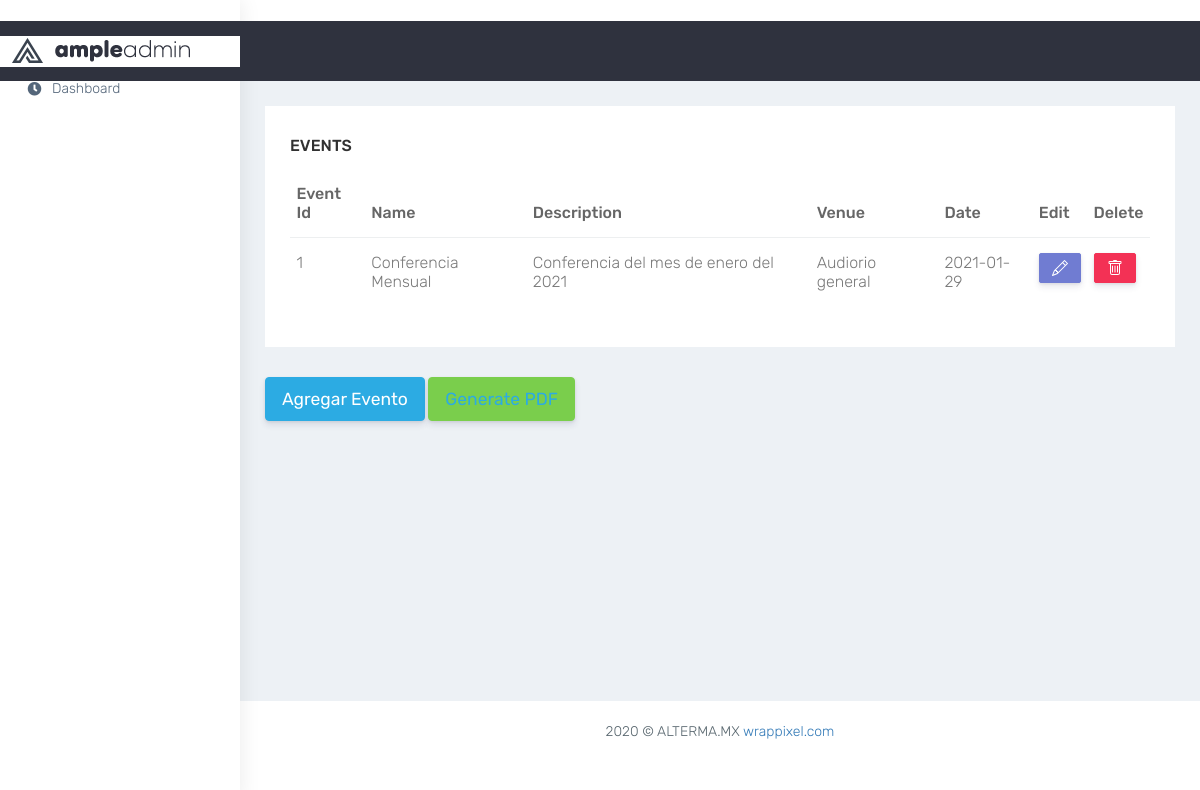
The app's page /Core.php?c=evento, older data.
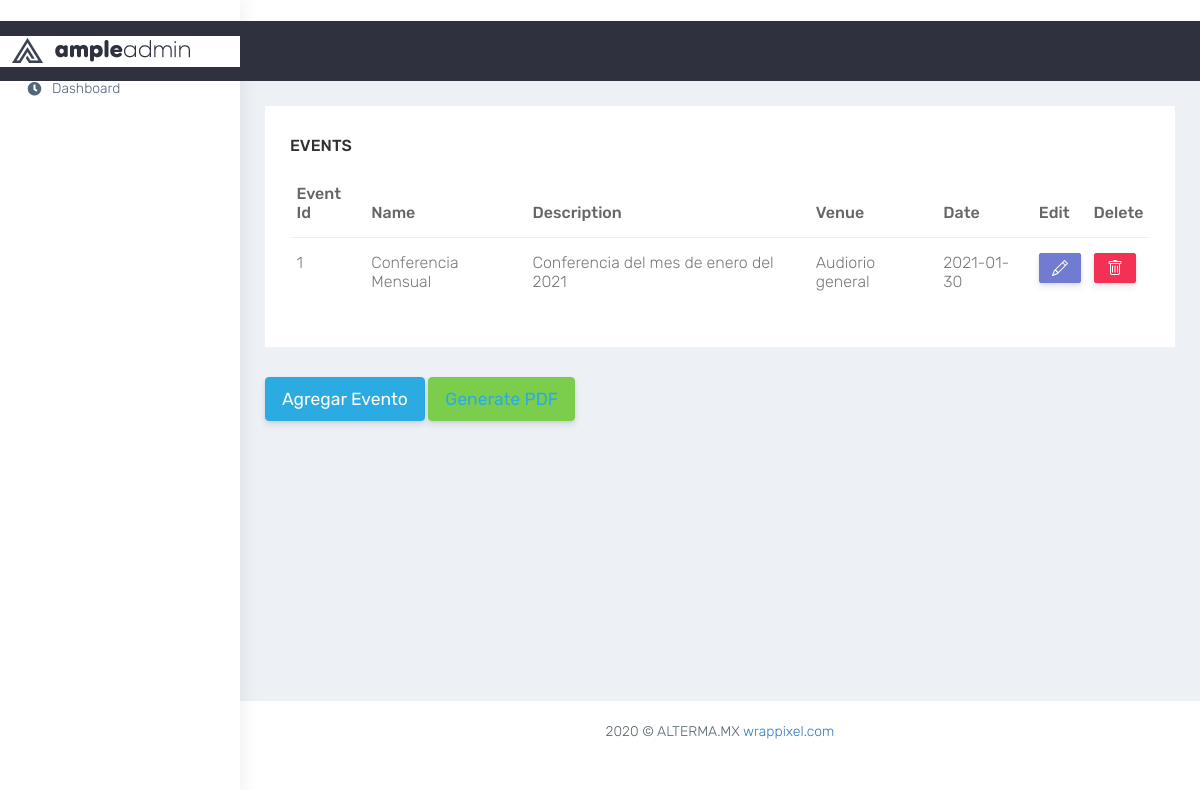
The same page, newer data.
### tables this page shows
CREATE TABLE `event` (
  `event_id` int NOT NULL,
  `name` varchar(255) NOT NULL,
  `description` varchar(255) NOT NULL,
  `venue` varchar(255) NOT NULL,
  `date` date NOT NULL
);

### controllers/ControladorEvento.php (called while the page is built, shortened)
<?php
require_once('./models/modeloEvento.php');
class ControladorEvento
{
    public function __CONSTRUCT()
    {
        $this->modelo = new modeloEvento();
    }
    public function Index()
    {
        require_once './admin/views/events.php';
    }
}

### models/Database.php (called while the page is built)
<?php
class Database
{
    public static function StartUp()
    {
        $pdo = new PDO('mysql:host=127.0.0.1;dbname=altermamx;charset=utf8', 'root', 'jorge020569');
        $pdo->setAttribute(PDO::ATTR_ERRMODE, PDO::ERRMODE_EXCEPTION);
        return $pdo;
    }
}

### models/modeloEvento.php (called while the page is built, shortened)
<?php
class modeloEvento
{
    private $pdo;
    public function __CONSTRUCT()
    {
        try {
            $this->pdo = Database::StartUp();
        } catch (Exception $e) {
            die($e->getMessage());
        }
    }
    public function Listar()
    {
        try {
            $sql = "SELECT * from event";
            $stm = $this->pdo->prepare($sql);
            $stm->execute();
            return $stm->fetchAll(PDO::FETCH_OBJ);
        } catch (Exception $e) {
            die($e->getMessage());
        }
    }
}

### admin/views/events.php (the view, shortened to what the changed rows need)
<<!DOCTYPE html>
    <html dir="ltr" lang="en">
    <head>
        <link href="/altermamx/admin/css/style.min.css" rel="stylesheet" />
    </head>
    <body>
        <div id="main-wrapper" data-layout="vertical" data-navbarbg="skin5" data-sidebartype="full"
            data-sidebar-position="absolute" data-header-position="absolute" data-boxed-layout="full">
            <div class="page-wrapper">
                <div class="container-fluid">
                    <div class="row">
                        <div class="col-sm-12">
                            <div class="white-box">
                                <div class="table-responsive">
                                    <table class="table">
                                        <thead>
                                            <tr>
                                                <th class="border-top-0">Event Id</th>
                                                <th class="border-top-0">Name</th>
                                                <th class="border-top-0">Description</th>
                                                <th class="border-top-0">Venue</th>
                                                <th class="border-top-0">Date</th>
                                                <th class="border-top-0">Edit</th>
                                                <th class="border-top-0">Delete</th>
                                            </tr>
                                        </thead>
                                        <tbody>
                                            <?php foreach ($this->modelo->Listar() as $r) : ?>
                                            <tr>
                                                <td><?php echo $r->event_id; ?></td>
                                                <td><?php echo $r->name; ?></td>
                                                <td><?php echo $r->description; ?></td>
                                                <td><?php echo $r->venue; ?></td>
                                                <td><?php echo $r->date; ?></td>
                                                <td><a
                                                        href="?c=evento&a=Crud&gui=evento&event_id=<?php echo $r->event_id; ?>"><button
                                                            type="button" class="btn btn-primary"></button></a>
                                                </td>
                                                <td>
                                                    <button type="button" class="btn btn-danger"
                                                        onclick="borrar(<?php echo $r->event_id; ?>);"></button>
                                                </td>
                                            </tr>
                                            <?php endforeach; ?>
                                        </tbody>
                                    </table>
                                </div>
                            </div>
                        </div>
                    </div>
                </div>
            </div>
        </div>
    </body>
    </html>

Row changes from the older to the newer data that the page shows:
changed event "Conferencia Mensual": date "2021-01-29" → "2021-01-30"
